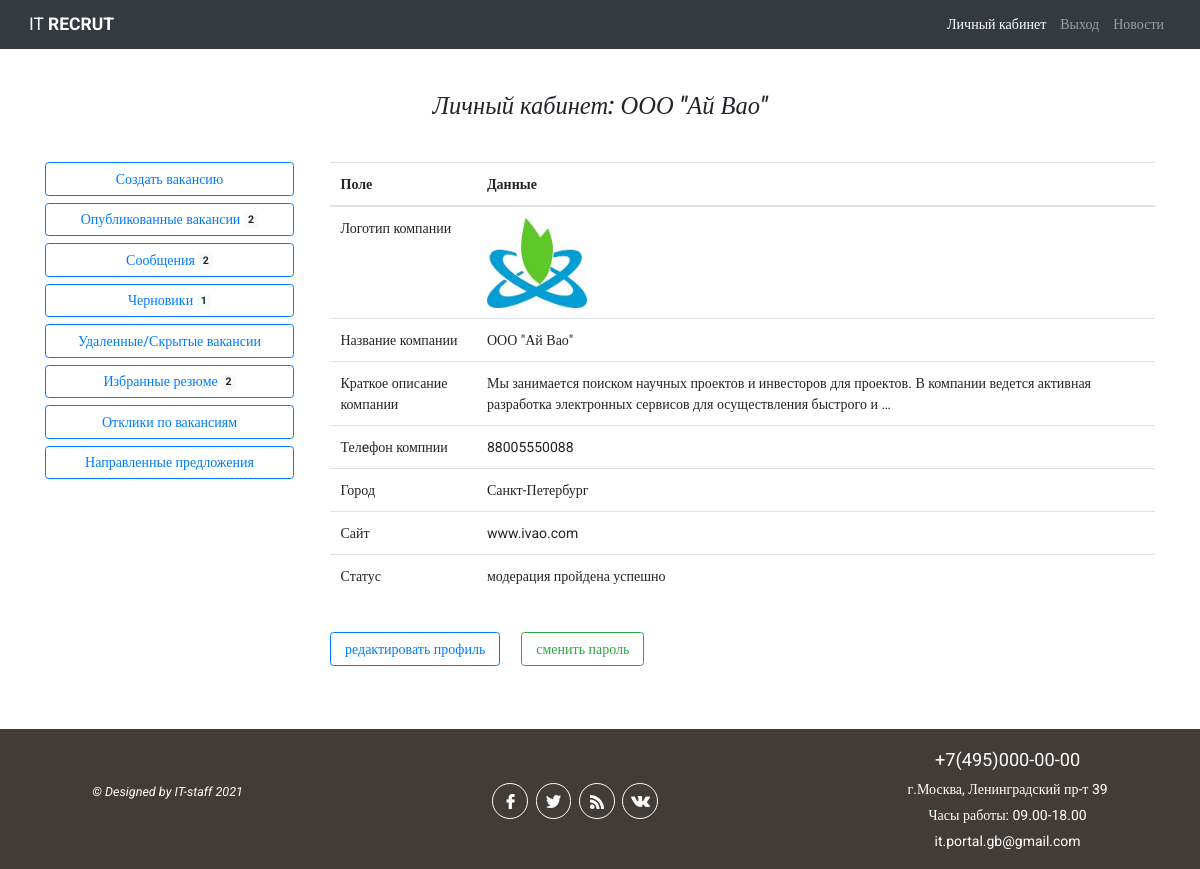
The page /employer/2/ (signed in) on the database as committed earlier.
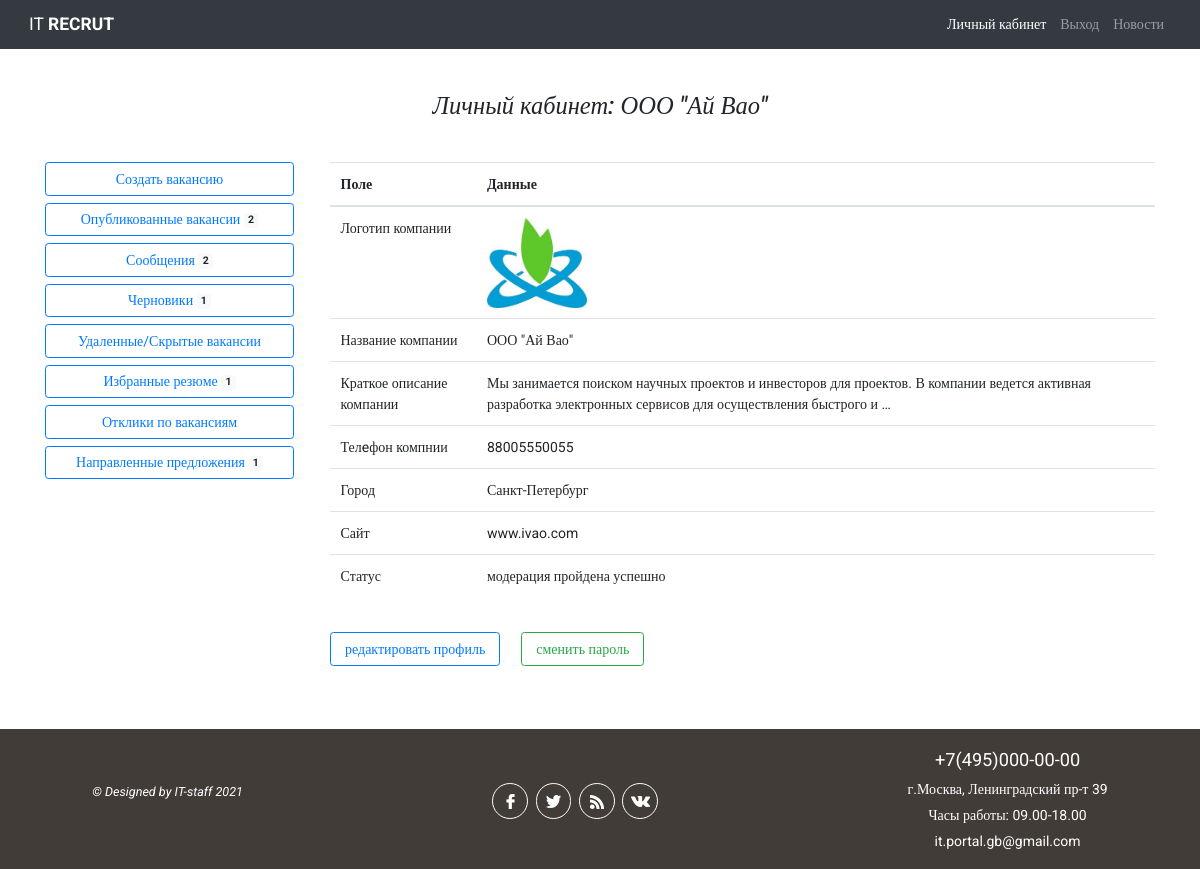
The same page on the database as committed later.
### authapp/models.py (models this page shows, shortened)
class Employer(models.Model):
    NEED_MODER = 'need_moderation'
    MODER_OK = 'moderation_ok'
    MODER_REJECT = 'moderation_reject'
    EMPLOYER_STATUS_CHOICES = (
        (NEED_MODER, 'требуется модерация'),
        (MODER_OK, 'модерация пройдена успешно'),
        (MODER_REJECT, 'отклонено модератором')
    )
    company_name = models.CharField(verbose_name='название компании', max_length=128, unique=True)
    city = models.CharField(verbose_name='город', max_length=64, blank=True)
    tel = models.CharField(verbose_name='телефон', max_length=11, blank=True)
    short_description = models.TextField(verbose_name='краткое описание компании')
    logo = models.ImageField(upload_to='company_logo', blank=True)
    web = models.CharField(verbose_name='вебсайт компании', max_length=64, blank=True)
    is_active = models.BooleanField(default=True)
    user = models.OneToOneField(User, on_delete=models.CASCADE)
    status = models.CharField(verbose_name='статус компании на сайте',
                              choices=EMPLOYER_STATUS_CHOICES, default=NEED_MODER,
                              max_length=32)
    failed_moderation = models.CharField(max_length=512, blank=True,
                                         verbose_name='поле заполняется в случае отклонения модерации')
    activation_key = models.CharField(max_length=128, blank=True)
    activation_key_expires = models.DateTimeField(default=(datetime.now() + timedelta(hours=24)))
    class Meta:
        verbose_name_plural = 'Работодатели'

### employerapp/views.py (the view)
# urls.py: path('<int:emp_id>/', views.EmployerCabinetView.as_view(), name='cabinet'),
class EmployerCabinetView(LoginRequiredMixin, DataMixin, TemplateView):
    template_name = 'employerapp/employer_cabinet.html'
    extra_context = {'title': 'Личный кабинет работодателя'}

### employerapp/templates/employerapp/employer_cabinet.html (shortened to what this page needs)
{% extends 'mainapp/base.html' %}
{% load static %}
{% block content %}
<div class="container my-5">
    <h3 class="font-italic mb-5 text-center">Личный кабинет: {{ employer.company_name }} </h3>
    <div class="row justify-content-center">
        {% if employer.status == 'moderation_ok' %}
        <div class="col-7 col-sm-4 col-md-3 pr-4 mb-4">
            {% include 'employerapp/include/menu.html' %}
        </div>
        <div class="col-12 col-sm-8 col-md-9">
            <table class="table">
                <thead>
                <tr>
                    <th scope="col">Поле</th>
                    <th scope="col">Данные</th>
                </tr>
                <tr>
                    <td scope="col">Логотип компании</td>
                    <td scope="col">{% if employer.logo %}<img style="height: 90px;" src="/media/{{ employer.logo }}" alt="logo">{% else %}логотип не загружен{% endif %}</td>
                </tr>
                <tr>
                    <td scope="col">Название компании</td>
                    <td scope="col">{{ employer.company_name }}</td>
                </tr>
                <tr>
                    <td scope="col">Краткое описание компании</td>
                    <td scope="col">{{ employer.short_description|truncatewords:20 }}</td>
                </tr>
                <tr>
                    <td scope="col">Телeфон компнии</td>
                    <td scope="col">{{ employer.tel }}</td>
                </tr>
                <tr>
                    <td scope="col">Город</td>
                    <td scope="col">{{ employer.city }}</td>
                </tr>
                <tr>
                    <td scope="col">Сайт</td>
                    <td scope="col">{% if employer.web %}{{ employer.web }}{% else %}сайт не указан{% endif %}</td>
                </tr>
                <tr>
                    <td scope="col">Статус</td>
                    <td scope="col">{{ employer.get_status_display }}</td>
                </tr>
                </thead>
            </table>
            <div class="d-flex">
                <a class="my-4 px-3 btn btn-outline-primary" role="button" href="{% url 'auth:edit' employer.pk %}">редактировать
                    профиль</a>
                <a class="btn btn-outline-success my-4 ml-4 px-3" role="button"
                   href="{% url 'auth:change_password' %}">сменить пароль</a>
            </div>
        </div>
        {% endif %}
    </div>
</div>
{% endblock %}

Rows that differ between the two databases and show on the page:
changed Employer "ООО \"Ай Вао\"": tel "88005550088" → "88005550055"
Other text that changed with them:
{{ favorites|length }}: "2" → "1"
{{ offers|length }}: (not shown) → "1"
